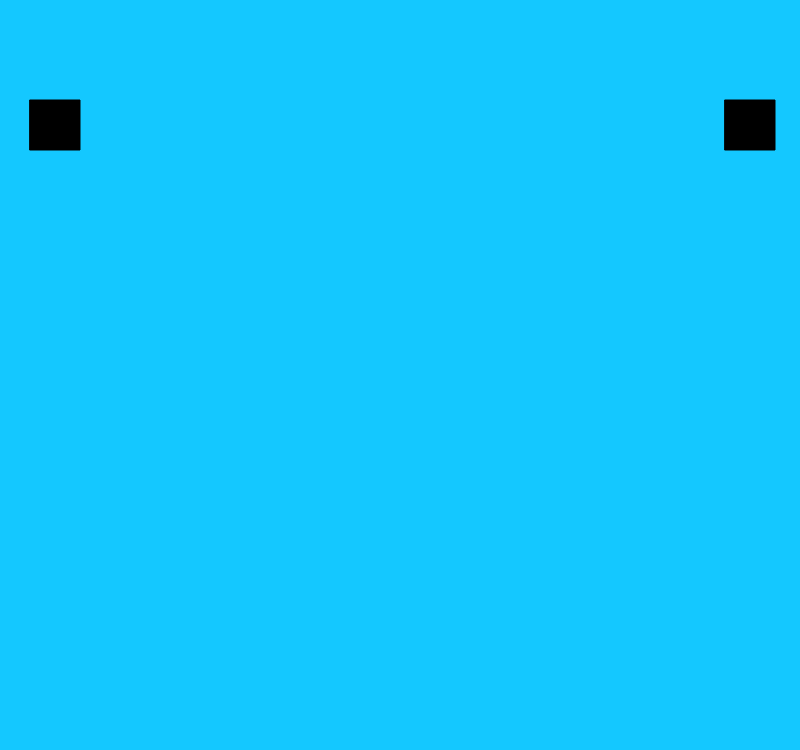
Frame 1 (no input)
Frame 60 (no input): identical to frame 1, image omitted
Frame 120 (the mouse pressed at the canvas centre since frame 60): identical to frame 1, image omitted

The p5.js sketch that drew this single still picture (run headless with seeded random() and noise() and a simulated clock; from frame 60 on, the mouse is pressed at the canvas centre):

// p5.js sketch
// ── sketch.js
var y2= 100;
var y1 = 100;
var player1 = 0;
var palyer2 = 0;
function setup() {
  createCanvas(800, 750);
}

function draw() {
  background(20, 200, 1000);
  fill(0);
  rect(30,y1, 50);
  rect(725, y2, 50, 50);
  if (keyIsDown(UP_ARROW)) {
    y2 -= 5;
  }
  if (keyIsDown(DOWN_ARROW)) {
    y2 += 5;
  }
 if (keyIsDown(87)) {
    y1 -= 5;
  }
  if (keyIsDown(83)) {
    y1 += 5;
  }  
  
  
}
